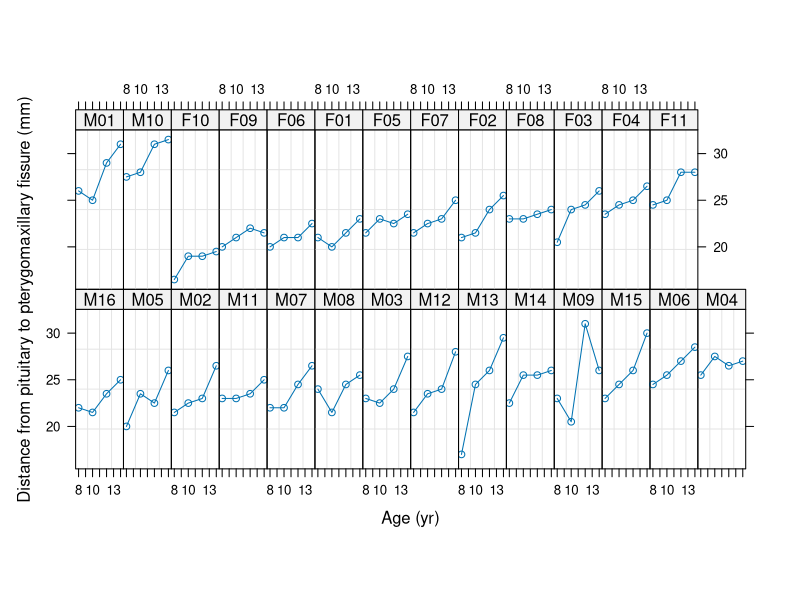
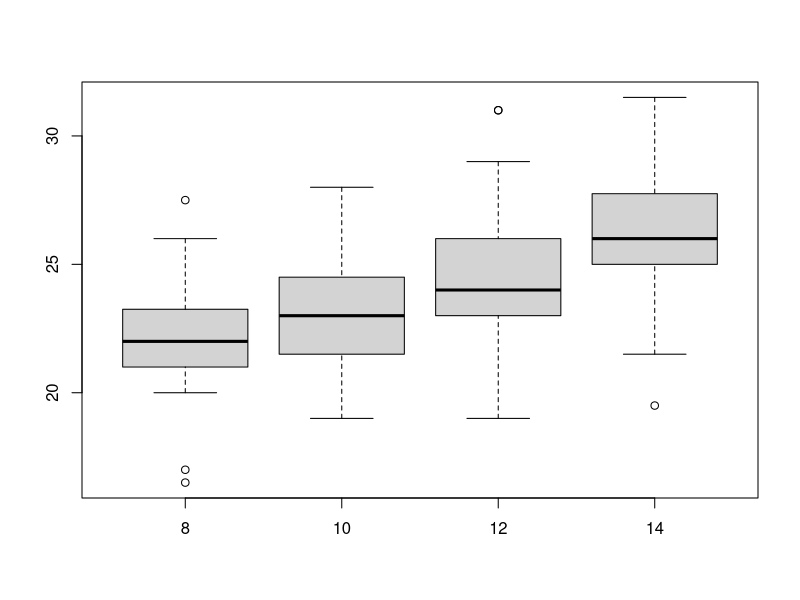
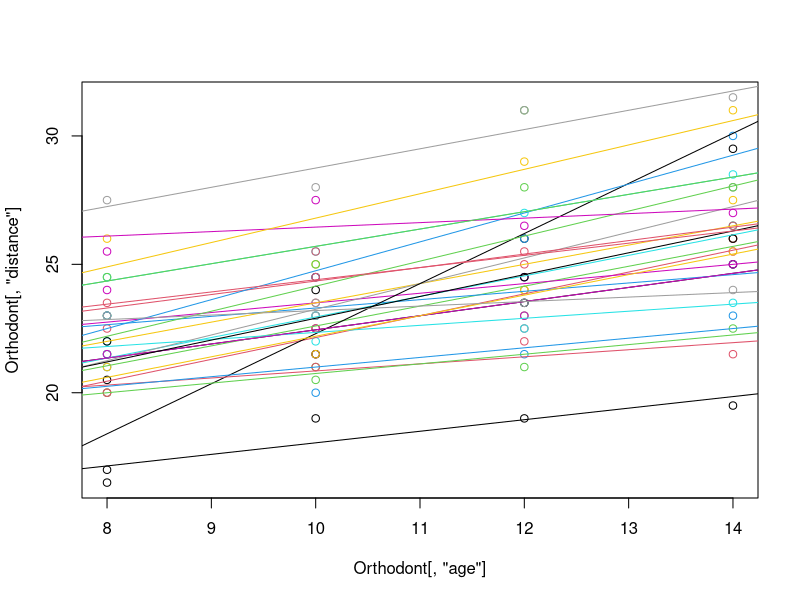
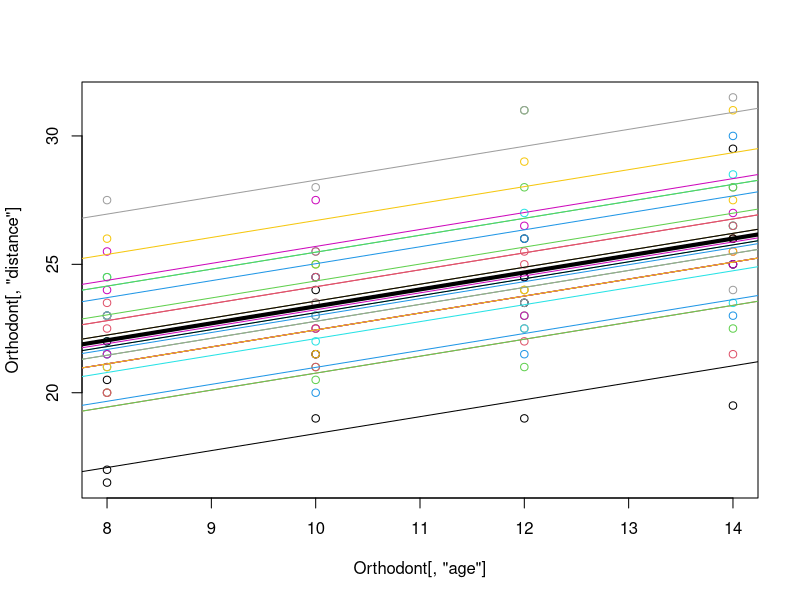

Reproduce these figures in R, in order.

# STK 3100, fall 2017
# Additional Exercise 24

# Clean up the memory before we start.
rm(list=ls(all=TRUE))

library(nlme)

# Load data
data(Orthodont)
# Transform Subject to the values 1-27
Orthodont[,"ID"] = as.factor(as.numeric(Orthodont[,"Subject"]))
head(Orthodont)
help(Orthodont)


# (a)
# Exploratory analysis
plot(Orthodont) #Plot Age againts Distance for each Subject
distance.by.age = split(Orthodont[,"distance"], Orthodont[,"age"])
boxplot(distance.by.age)


# (b)
# Plot distance against age. For every group, add a regression line
plot(Orthodont[,"age"], Orthodont[,"distance"], col = Orthodont[,"ID"])
for(i in 1:length(unique(Orthodont[,"ID"]))){
  Orthodont.per.ID = Orthodont[Orthodont[,"ID"] == i, ]
  abline(lm(distance ~ age, data = Orthodont.per.ID), col = i)
}


# (c)
# Fit linear mixed effects model with a random intercept and no constraints on the structure of covariance matrix.
fit1 = lme(distance ~ age, data = Orthodont, random = ~1|ID)
# Plot the data and the results from the LME
plot(Orthodont[,"age"], Orthodont[,"distance"], col = Orthodont[,"ID"])
beta.0.hat = fit1$coef$fixed["(Intercept)"]
beta.1.hat = fit1$coef$fixed["age"]
abline(a = beta.0.hat, b = beta.1.hat, lwd = 4) # y.hat no conditioning on random effect
for (i in 1:length(unique(Orthodont[,"ID"]))){
  b.hat.i = fit1$coef$random$ID[i,]
  abline(a = beta.0.hat + b.hat.i, b = beta.1.hat, col = i) # y.hat|b_i conditioned on random effect
}


# (d)
summary(fit1)
mean(as.matrix(ranef(fit1)))
# Estimate of \sigma_{\mu}^{2}
2.114772^2 #??? How to extract this number from model summary with a syntax? 

# Estimate of \sigma_{\epsilon}^{2}
1.431592^2
(summary(fit1)$sigma)^2


# (e)
# Add fixed covariate "sex".
fit2 = lme(distance ~ age + Sex,data = Orthodont, random = ~1|ID)
summary(fit2)
# According to the Wald test, "sex" is a significant variable.
# Interpretaion
# Interpretaion of fixed effects is same as in normal linear model.
# Interpretaion of the variance of random effect:
# Variance between individuals after it's corrected the difference caused by fixed effects.
